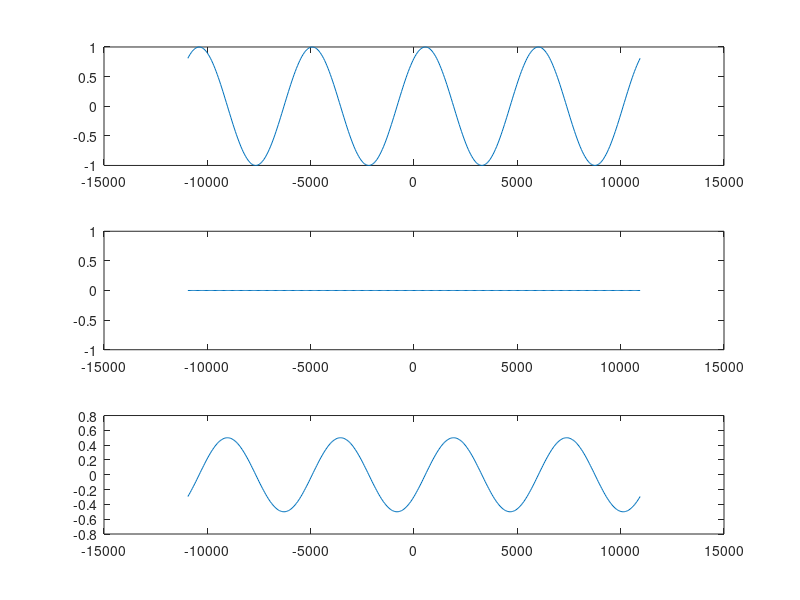
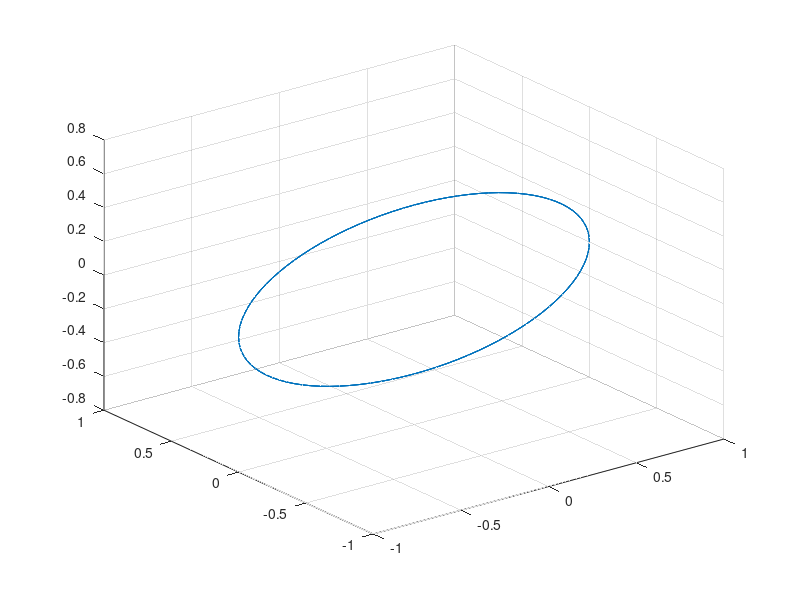

Write MATLAB code to recreate these figures, in order. (Note: this script raises an error after producing the figures.)
%% analytical solution HCW
clc;clear all;close all;

altitude=340000;        %% in m
density=1e-8;
radiusOfEarth=6371000;  %% in m;

mu=3.986004418E14;      %% in m3?s?2
r0=radiusOfEarth+altitude; %% in m
omega=sqrt(mu/r0^3);
%omega=2*pi;


%% initial condition
x0=1;y0=0;z0=0;

u0=0;v0=0;w0=omega/2;

C1=u0/omega+2*z0;
C2=w0/omega;
C3=-3*z0-2*u0/omega;
C4=x0-2*w0/omega;
C5=v0/omega;
C6=y0;

t=-2*(2*pi/omega):(2*pi/omega)/100:2*(2*pi/omega);%T;%-T/8;
tRAAN=0.1*2*pi/omega; %% fraction of orbit
tsc=t-tRAAN;

x=-3*C1*omega*(tsc) + 2*C2*cos(omega*(tsc)) - 2*C3*sin(omega*(tsc)) + C4;
y= C5*sin(omega*(tsc)) + C6*cos(omega*(tsc));
z= 2*C1 + C2*sin(omega*(tsc)) + C3*cos(omega*(tsc));

figure
  subplot(3,1,1)
  plot(t,x)
  subplot(3,1,2)
  plot(t,y)
  subplot(3,1,3)
  plot(t,z)

figure
  plot3(x,y,z)
  hold on; grid on;
  vectarrow([0 0 0],[1 0 0]);
  text(1, 0, 0,"x",'HorizontalAlignment','left','FontSize',12);
  hold on;
  vectarrow([0 0 0],[0 1 0]);
  text(0, 1, 0,"y",'HorizontalAlignment','left','FontSize',12);
  hold on;
  vectarrow([0 0 0],[0 0 1]);
  text(0, 0, 1,"z",'HorizontalAlignment','left','FontSize',12);
  axis equal;hold off;xlabel('x');ylabel('y');zlabel('z');%axis([-1.55 1.55 -1.55 1.55 -1.55 1.55]);
  text(x(end), y(end), z(end),"deputy",'HorizontalAlignment','left','FontSize',12);
  text(0, 0, 0,"chief",'HorizontalAlignment','left','FontSize',12);
  hold off;
